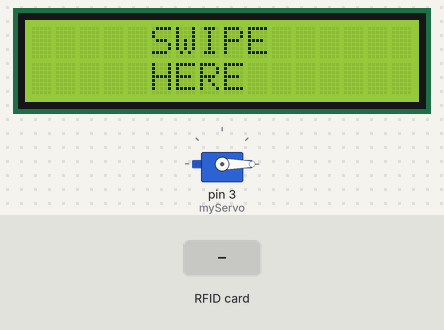
Simulated run of this sketch. Board: Arduino Uno, built with avr-gcc and run on an emulated ATmega328P. On the bench: 16×2 character LCD, servo. The test bench sets the inputs (shaded band).

Above: at 1.3 s.
1.4 s: RFID card 5E 7A 19 C4 held to the reader
At 1.9 s:
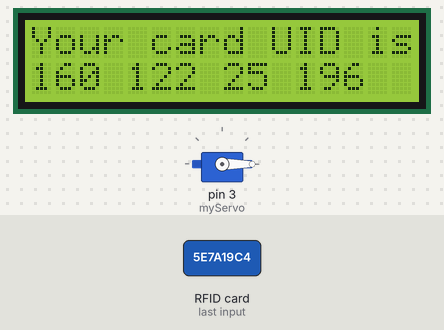
2.9 s: RFID card 5E 7A 19 C4 held to the reader
At 5.9 s:
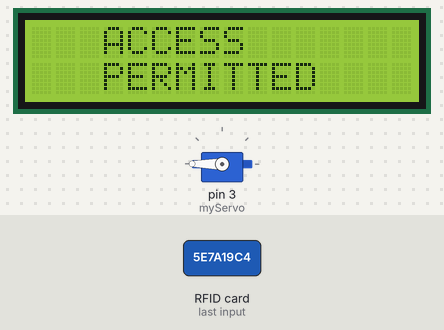
At 10.7 s:
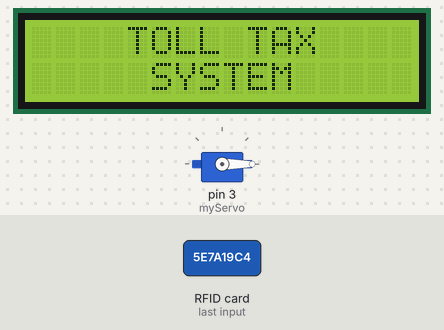
Timing chart, 0 to 11.9 s (numbered marks = the images above; inputs shaded):
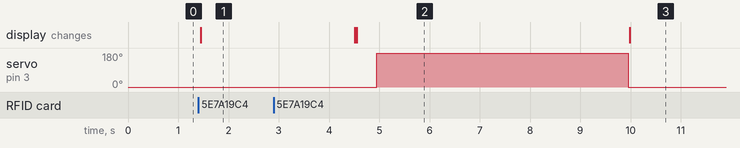

The sketch:

inocode.ino
```cpp
//CAPAROS, CLARYNCE
//IMPANG, ANGELICA
//CALAPUTOC, SHERILYN
//LUCENO, EDWIN

#include <SPI.h>
#include <MFRC522.h>
#include <Wire.h>
#include <LiquidCrystal_I2C.h>
#include <Servo.h>
LiquidCrystal_I2C lcd(0x27,16,2);
#define RST_PIN 9
#define SS_PIN 10
MFRC522 mfrc522(SS_PIN, RST_PIN);
Servo myServo;

int *aux;
int card1[4];
int flag = 0;
int led = 13;
int cnt =0;

void setup() {
        pinMode(led, OUTPUT);

        lcd.init();
        lcd.backlight();
    SPI.begin();
    mfrc522.PCD_Init();
        lcd.print("     SWIPE");
        lcd.setCursor(0,1);
        lcd.print("     HERE  ");

        myServo.attach(3);
        myServo.write(0);
}

void loop() {

    if ( ! mfrc522.PICC_IsNewCardPresent()) {
        return;
    }


    if ( ! mfrc522.PICC_ReadCardSerial()) {
        return;
    }


    for (byte i = 0; i < mfrc522.uid.size; i++) {
            aux[i]= mfrc522.uid.uidByte[i];
    }
           if(flag == 0)
           {
             lcd.clear();
             lcd.print("Your card UID is: ");
             lcd.setCursor(0,1);
             for (byte i = 0; i < mfrc522.uid.size; i++) {
               card1[i] = aux[i];
             lcd.print( card1[i], DEC);
             lcd.print( " ");
             flag = 1;
            }
           delay(3000);
           lcd.clear();
           lcd.print(" CAPAROS, IMPANG");
           lcd.setCursor(0,1);
           lcd.print("  LUCENO, CALAPUTOC   ");
           }

           else{


             for (byte i = 0; i < mfrc522.uid.size; i++) {
               if(aux[i] == card1[i])
                cnt++;
             }

            if(cnt == mfrc522.uid.size-1)
            {
              lcd.clear();
              lcd.print("   ACCESS     ");
              lcd.setCursor(0,1);
              lcd.print("   PERMITTED    ");
              delay(400);

               myServo.write(180);
               delay(5000);
               myServo.write(0);
             }
             else
             {
              lcd.clear();
              lcd.print("    ACCESS     ");
              lcd.setCursor(0,1);
              lcd.print("    DENIED     ");
              delay(2000);
             }

           }

           lcd.clear();
           lcd.print("    TOLL TAX ");
           lcd.setCursor(0,1);
           lcd.print("     SYSTEM   ");
  cnt=0;
}
```

Measured:
- after the input at 1.4 s, the display: changes after 0.05 s (image 1)
- after the input at 2.9 s, servo on pin 3 (myServo): 0° → 180° after 2.1 s, → 0° 5.0 s later; the display: first differs from a run without the input after 1.7 s (image 2)
- what the display in image 2 shows lasts 5.4 s, from 4.6 s to 10.0 s
